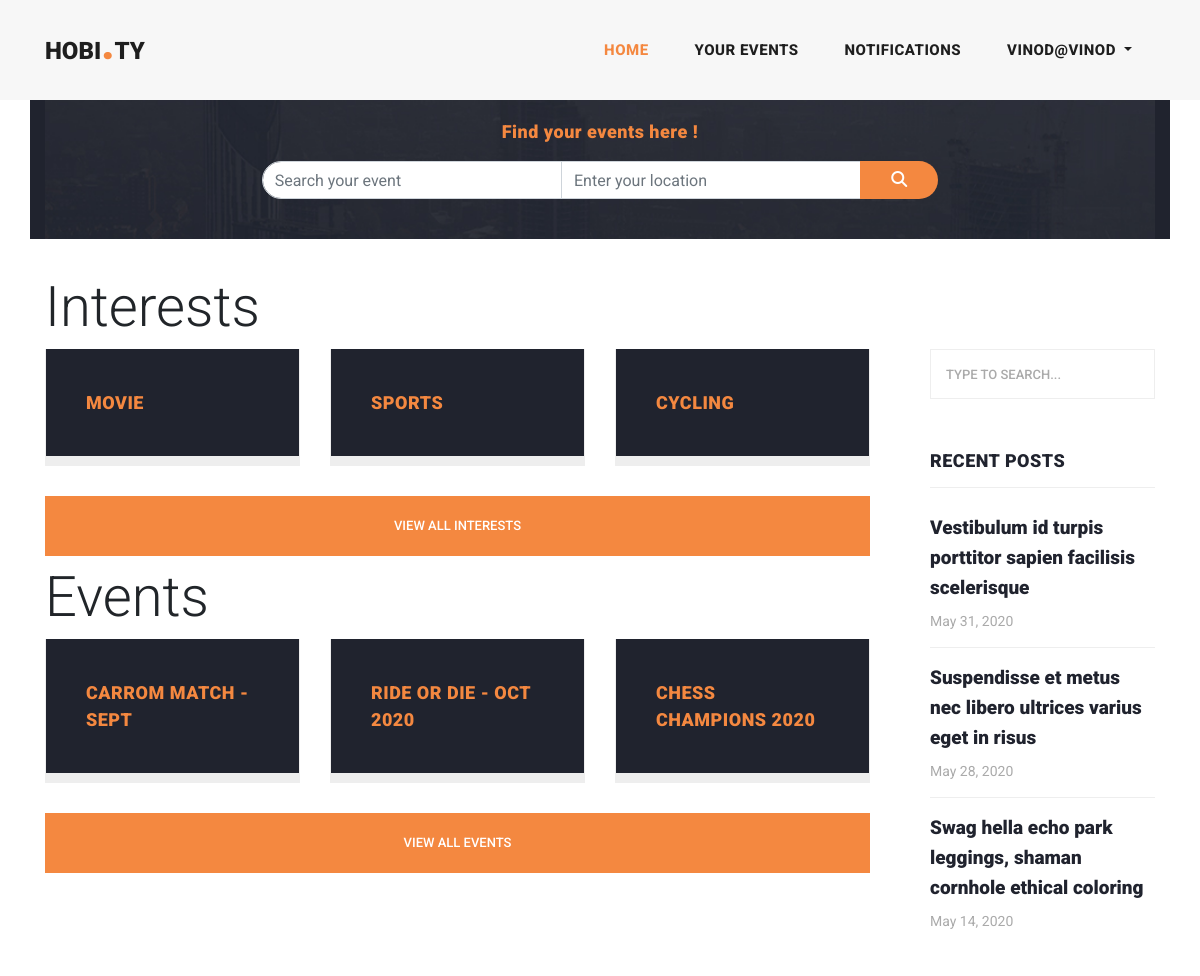
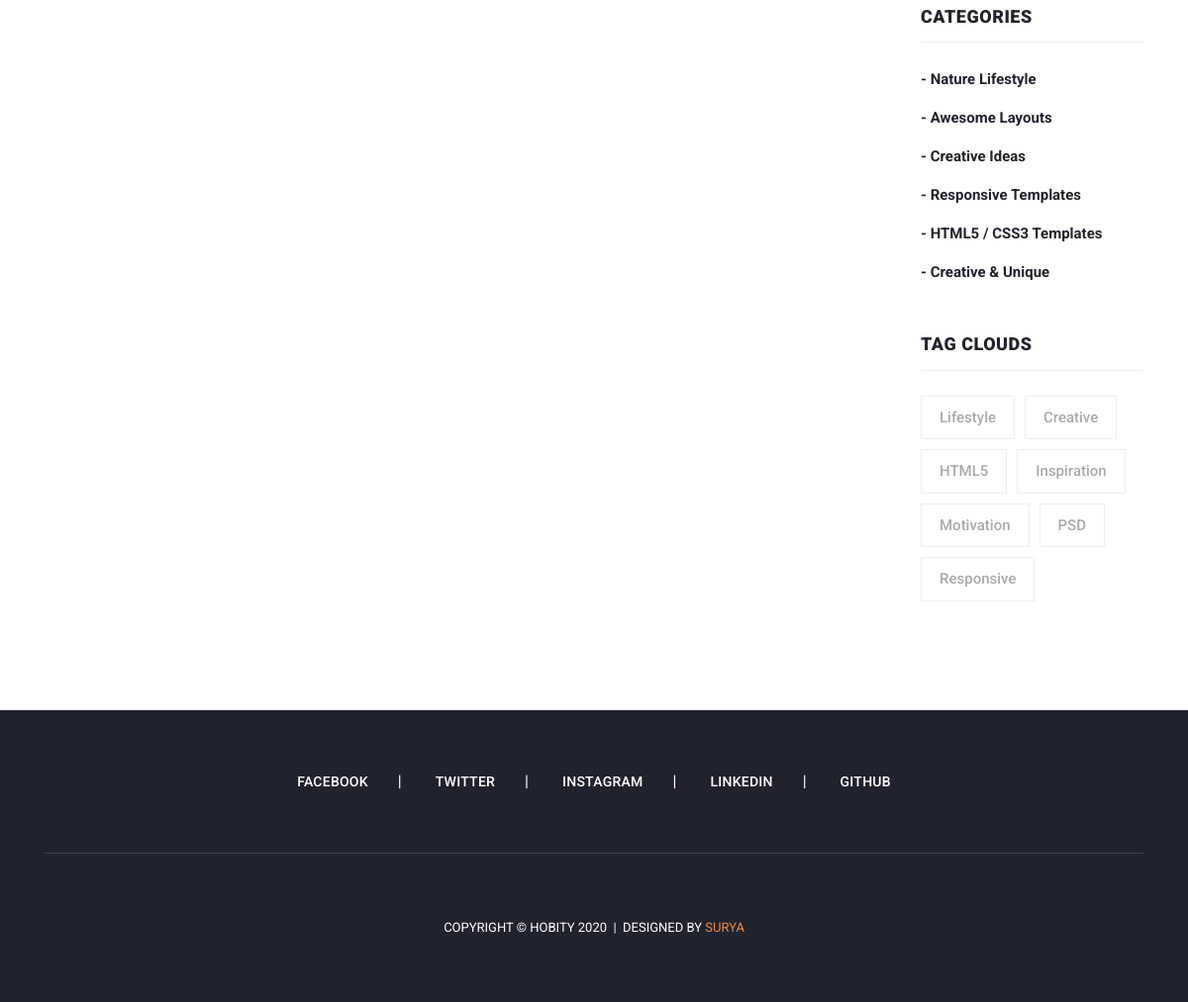
/user.php (signed in), run on the app's committed database (2 pictures, top to bottom).
### tables this page shows
CREATE TABLE `interests` (
  `id` int(11) NOT NULL,
  `name` varchar(50) NOT NULL,
  `description` varchar(100) NOT NULL
);

CREATE TABLE `events` (
  `id` int(11) NOT NULL,
  `eventname` varchar(100) NOT NULL,
  `eventdescription` varchar(100) NOT NULL,
  `eventtype` varchar(10) NOT NULL
);

### user.php (the view, shortened to what this page needs)
<?php
include('security.php');
?>
<!DOCTYPE html>
<html lang="en">
  <head>
    <link href="vendor/bootstrap/css/bootstrap.min.css" rel="stylesheet">
    <link rel="stylesheet" href="https://stackpath.bootstrapcdn.com/font-awesome/4.7.0/css/font-awesome.min.css">
    <link rel="stylesheet" href="css/fontawesome.css">
    <link rel="stylesheet" href="css/owl.css">
    <link rel="stylesheet" href="css/css.css">
</head>
<body>
  <header class="position-relative">
    <nav class="navbar navbar-expand-lg">
      <div class="container">
        <a class="navbar-brand" href="user.php"><h2>hobi<em>.</em>ty</h2></a>
        <div class="collapse navbar-collapse" id="navbarResponsive">
          <ul class="navbar-nav ml-auto">
            <li class="nav-item active">
              <a class="nav-link" href="user.php">Home
              </a>
            </li>
            <li class="nav-item">
              <a class="nav-link" href="#">Your Events</a>
            </li>
            <li class="nav-item">
              <a class="nav-link" href="#">Notifications</a>
            </li>
            <li class="nav-item dropdown no-arrow">
              <a class="nav-link dropdown-toggle" href="#" id="userDropdown" role="button" data-toggle="dropdown" aria-haspopup="true" aria-expanded="false">
                <span class="d-none d-lg-inline">
                <?php echo $_SESSION['cusername']; ?>
                </span>
              </a>
            </li>
          </ul>
        </div>
      </div>
    </nav>
  </header>
  <section class="call-to-action" style="margin-top: -22px;" >
    <div class="container">
      <div class="row">
        <div class="col-lg-12" style="background: #20232e;">
          <div class="main-content">
            <div class="row d-flex justify-content-center">
              <div class="col-lg-8 text-center">
                <span>Find your events here !</span>
                <form>
                  <div class="input-group mt-3">
                    <input type="text" class="form-control" placeholder="Search your event" style="border-radius: 30px 0px 0px 30px;">
                    <input type="text" class="form-control" placeholder="Enter your location" style="border-right:none;">
                    <div class="input-group-btn">
                      <button type="submit" class="btn" style="border-radius: 0px 30px 30px 0px; background: #f48840; padding-left:30px; padding-right:30px;">
                        <i class="fa fa-search text-white text-center"></i>
                      </button>
                    </div>
                  </div>
                </form>
              </div>
            </div>
          </div>
        </div>
      </div>
    </div>
  </section>
  <section class="blog-posts">
    <div class="container">
      <div class="display-4 mb-2" style="margin-top:-65px; ">
        Interests
      </div>
      <div class="row">
        <div class="col-lg-9">
          <div class="all-blog-posts">
            <div class="row">
              <?php
                $query = "SELECT * FROM interests WHERE id < 7 ORDER BY id  ";
                $query_run = mysqli_query($connection,$query);
                if($query_run)
                {
                  foreach($query_run as $row)
                  {
              ?>
              <div class="col-lg-4">
                <div class="blog-post" style="background:rgba(32,35,46,1);">
                  <div class="down-content">
                    <span><?php echo $row['name']; ?></span>
                  </div>
                </div>
              </div>
              <?php
                }
              }
              ?>
              <div class="col-lg-12">
                <div class="main-button">
                  <a href="entireinterest.php">View All Interests</a>
                </div>
              </div>
            </div>
            <div class="display-4 mt-2 mb-2">
              Events
            </div>
            <div class="row">
              <?php
                $query2 = "SELECT * FROM events WHERE id < 5 ORDER BY id  ";
                $query_run2 = mysqli_query($connection,$query2);
                if($query_run2)
                {
                  foreach($query_run2 as $row2)
                  {
              ?>
              <div class="col-lg-4">
                <div class="blog-post" style="background:rgba(32,35,46,1);">
                  <div class="down-content">
                    <span><?php echo $row2['eventname']; ?></span>
                  </div>
                </div>
              </div>
              <?php
                }
              }
              ?>
              <div class="col-lg-12">
                <div class="main-button">
                  <a href="entireevents.php">View All Events</a>
                </div>
              </div>
            </div>
          </div>
        </div>
        <div class="col-lg-3">
          <div class="sidebar">
            <div class="row">
              <div class="col-lg-12">
                <div class="sidebar-item search">
                  <form id="search_form" name="gs" method="GET" action="#">
                    <input type="text" name="q" class="searchText" placeholder="type to search..." autocomplete="on">
                  </form>
                </div>
              </div>
              <div class="col-lg-12">
              </div>
              <div class="col-lg-12">
                <div class="sidebar-item recent-posts">
                  <div class="sidebar-heading">
                    <h2>Recent Posts</h2>
                  </div>
                  <div class="content">
                    <ul>
                      <li><a href="post-details.html">
                        <h5>Vestibulum id turpis porttitor sapien facilisis scelerisque</h5>
                        <span>May 31, 2020</span>
                      </a></li>
                      <li><a href="post-details.html">
                        <h5>Suspendisse et metus nec libero ultrices varius eget in risus</h5>
                        <span>May 28, 2020</span>
                      </a></li>
                      <li><a href="post-details.html">
                        <h5>Swag hella echo park leggings, shaman cornhole ethical coloring</h5>
                        <span>May 14, 2020</span>
                      </a></li>
                    </ul>
                  </div>
                </div>
              </div>
              <div class="col-lg-12">
                <div class="sidebar-item categories">
                  <div class="sidebar-heading">
                    <h2>Categories</h2>
                  </div>
                  <div class="content">
                    <ul>
                      <li><a href="#">- Nature Lifestyle</a></li>
                      <li><a href="#">- Awesome Layouts</a></li>
                      <li><a href="#">- Creative Ideas</a></li>
                      <li><a href="#">- Responsive Templates</a></li>
                      <li><a href="#">- HTML5 / CSS3 Templates</a></li>
                      <li><a href="#">- Creative &amp; Unique</a></li>
                    </ul>
                  </div>
                </div>
              </div>
              <div class="col-lg-12">
                <div class="sidebar-item tags">
                  <div class="sidebar-heading">
                    <h2>Tag Clouds</h2>
                  </div>
                  <div class="content">
                    <ul>
                      <li><a href="#">Lifestyle</a></li>
                      <li><a href="#">Creative</a></li>
                      <li><a href="#">HTML5</a></li>
                      <li><a href="#">Inspiration</a></li>
                      <li><a href="#">Motivation</a></li>
                      <li><a href="#">PSD</a></li>
                      <li><a href="#">Responsive</a></li>
                    </ul>
                  </div>
                </div>
              </div>
            </div>
          </div>
        </div>
      </div>
    </div>
  </section>
  <footer class="position-relative">
    <div class="container">
      <div class="row">
        <div class="col-lg-12">
          <ul class="social-icons">
            <li><a href="#">Facebook</a></li>
            <li><a href="#">Twitter</a></li>
            <li><a href="#">Instagram</a></li>
            <li><a href="#">Linkedin</a></li>
            <li><a href="#">Github</a></li>
          </ul>
        </div>
        <div class="col-lg-12">
          <div class="copyright-text">
            <p>Copyright &copy; hobity 2020 &nbsp;|&nbsp; Designed by <a rel="nofollow" href="https://github.com/i-am-surya/" target="_blank">SURYA</a></p>
          </div>
        </div>
      </div>
    </div>
  </footer>
</body>
</html>

### data on the page
interests: name "MOVIE"
interests: name "SPORTS"
interests: name "CYCLING"
events: eventname "CARROM MATCH - SEPT"
events: eventname "RIDE OR DIE - OCT 2020"
events: eventname "CHESS CHAMPIONS 2020"

### other printed values
$_SESSION['cusername'] "VINOD@VINOD"
